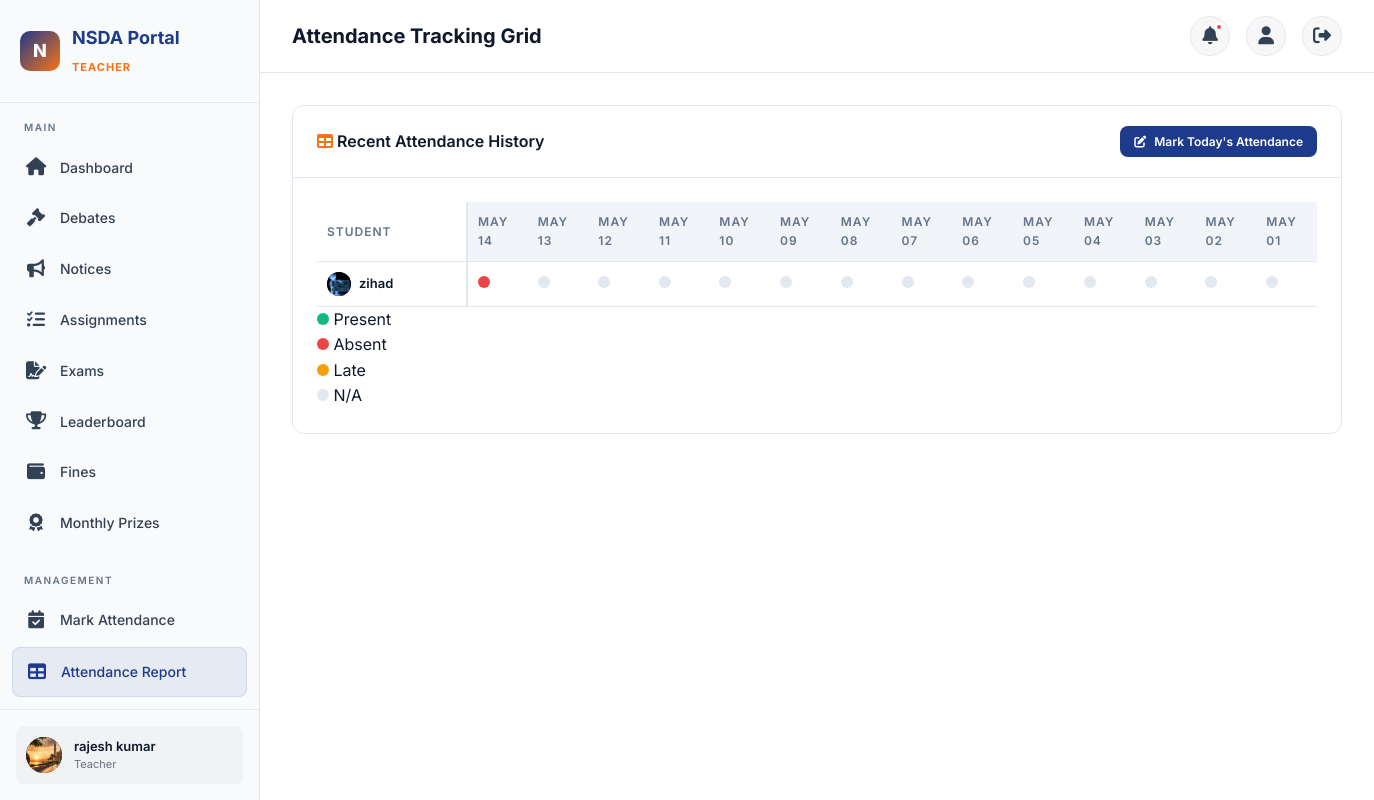
Page /attendance/report/ (signed in) on the committed database.
### accounts/models.py (models this page shows, shortened)
class User(AbstractUser):
    class Role(models.TextChoices):
        STUDENT = 'student', 'Student'
        CR = 'cr', 'Class Representative'
        TEACHER = 'teacher', 'Teacher'
        ADMIN = 'admin', 'Admin'
    role = models.CharField(
        max_length=10,
        choices=Role.choices,
        default=Role.STUDENT,
    )
    profile_picture = models.ImageField(
        upload_to='profiles/',
        blank=True,
        null=True,
    )
    phone = models.CharField(max_length=20, blank=True)
    bio = models.TextField(blank=True)
    grade_level = models.CharField(max_length=50, blank=True)
    school = models.CharField(max_length=200, blank=True)
    date_of_birth = models.DateField(blank=True, null=True)
    created_at = models.DateTimeField(auto_now_add=True)
    updated_at = models.DateTimeField(auto_now=True)
    @property
    def is_student(self):
        return self.role == self.Role.STUDENT
    @property
    def is_cr(self):
        return self.role == self.Role.CR
    @property
    def is_teacher(self):
        return self.role == self.Role.TEACHER
    @property
    def is_admin_user(self):
        return self.role == self.Role.ADMIN

### attendance/views.py (the view)
# urls.py: path('report/', views.AttendanceReportView.as_view(), name='report'),
class AttendanceReportView(TeacherOrAdminRequiredMixin, ListView):
    model = Attendance
    template_name = 'attendance/attendance_report.html'
    context_object_name = 'attendances'
    def get_context_data(self, **kwargs):
        ctx = super().get_context_data(**kwargs)
        ctx['students'] = User.objects.filter(role=User.Role.STUDENT).order_by('username')
        today = timezone.now().date()
        ctx['dates'] = [today - timedelta(days=i) for i in range(14)] # Showing last 14 days for brevity
        report_data = []
        for student in ctx['students']:
            student_attendance = []
            for date in ctx['dates']:
                att = Attendance.objects.filter(student=student, date=date).first()
                student_attendance.append({
                    'date': date,
                    'status': att.status if att else 'N/A'
                })
            report_data.append({
                'student': student,
                'data': student_attendance
            })
        ctx['report_data'] = report_data
        return ctx

### accounts/mixins.py (called while the page is built)
    def test_func(self):
        return self.request.user.role in ('teacher', 'admin')

### portal/context_processors.py (called while the page is built)
def notifications_processor(request):
    if request.user.is_authenticated:
        unread_count = Notification.objects.filter(
            user=request.user, is_read=False
        ).count()
        recent_notifications = Notification.objects.filter(
            user=request.user
        ).order_by('-created_at')[:5]
        return {
            'unread_notifications_count': unread_count,
            'recent_notifications': recent_notifications
        }
    return {'unread_notifications_count': 0, 'recent_notifications': []}

### templates/attendance/attendance_report.html (shortened to what this page needs)
{% extends "base.html" %}
{% block page_title %}Attendance Tracking Grid{% endblock %}
{% block content %}
<div class="card animate-fade-in">
    <div class="card-header flex-between">
        <h3><i class="fas fa-table" style="color:var(--accent);"></i> Recent Attendance History</h3>
        <a href="{% url 'attendance:mark' %}" class="btn btn-primary btn-sm">
            <i class="fas fa-edit"></i> Mark Today's Attendance
        </a>
    </div>
    <div class="card-body">
        <div class="table-container">
            <table class="report-table">
                <thead>
                    <tr>
                        <th class="sticky-col">Student</th>
                        {% for date in dates %}
                        <th class="text-center">{{ date|date:"M d" }}</th>
                        {% endfor %}
                    </tr>
                </thead>
                <tbody>
                    {% for row in report_data %}
                    <tr>
                        <td class="sticky-col">
                            <div style="display:flex; align-items:center; gap:8px;">
                                <div class="user-avatar" style="width:24px; height:24px; font-size:10px;">
                                    {% if row.student.profile_picture %}
                                        <img src="{{ row.student.profile_picture.url }}" alt="">
                                    {% else %}
                                        {{ row.student.username|first|upper }}
                                    {% endif %}
                                </div>
                                <span style="font-weight:600; font-size:13px;">{{ row.student.username }}</span>
                            </div>
                        </td>
                        {% for att in row.data %}
                        <td class="text-center">
                            {% if att.status == 'PRESENT' %}
                                <span class="dot present" title="{{ att.date }}: Present"></span>
                            {% elif att.status == 'ABSENT' %}
                                <span class="dot absent" title="{{ att.date }}: Absent"></span>
                            {% elif att.status == 'LATE' %}
                                <span class="dot late" title="{{ att.date }}: Late"></span>
                            {% else %}
                                <span class="dot empty" title="{{ att.date }}: No Record"></span>
                            {% endif %}
                        </td>
                        {% endfor %}
                    </tr>
                    {% endfor %}
                </tbody>
            </table>
        </div>
        <div class="legend mt-24">
            <div class="flex-center gap-12" style="justify-content: flex-start;">
                <div class="flex-center gap-4"><span class="dot present"></span> Present</div>
                <div class="flex-center gap-4"><span class="dot absent"></span> Absent</div>
                <div class="flex-center gap-4"><span class="dot late"></span> Late</div>
                <div class="flex-center gap-4"><span class="dot empty"></span> N/A</div>
            </div>
        </div>
    </div>
</div>
{% endblock %}

### templates/base.html (shortened to what this page needs)
{% load static %}
<!DOCTYPE html>
<html lang="en">
<head>
    <link rel="stylesheet" href="{% static 'css/style.css' %}">
    <link rel="stylesheet" href="https://cdnjs.cloudflare.com/ajax/libs/font-awesome/6.5.0/css/all.min.css">
</head>
<body>
<div class="app-wrapper">
    <aside class="sidebar" id="sidebar">
        <div class="sidebar-brand">
            <div class="logo">N</div>
            <div><h2>NSDA Portal</h2><small>{{ request.user.get_role_display|default:"Portal" }}</small></div>
        </div>
        <nav class="sidebar-nav">
            <div class="nav-section">
                <div class="nav-section-title">Main</div>
                <a href="{% url 'portal:dashboard' %}" class="nav-link"><span class="icon"><i class="fas fa-home"></i></span>Dashboard</a>
                <a href="{% url 'debates:list' %}" class="nav-link"><span class="icon"><i class="fas fa-gavel"></i></span>Debates</a>
                <a href="{% url 'portal:notice_list' %}" class="nav-link"><span class="icon"><i class="fas fa-bullhorn"></i></span>Notices</a>
                <a href="{% url 'portal:assignment_list' %}" class="nav-link"><span class="icon"><i class="fas fa-tasks"></i></span>Assignments</a>
                <a href="{% url 'exams:quiz_list' %}" class="nav-link"><span class="icon"><i class="fas fa-file-signature"></i></span>Exams</a>
                <a href="{% url 'portal:leaderboard' %}" class="nav-link"><span class="icon"><i class="fas fa-trophy"></i></span>Leaderboard</a>
                <a href="{% url 'finance:fine_list' %}" class="nav-link"><span class="icon"><i class="fas fa-wallet"></i></span>Fines</a>
                <a href="{% url 'attendance:prizes' %}" class="nav-link"><span class="icon"><i class="fas fa-award"></i></span>Monthly Prizes</a>
            </div>
            {% if request.user.is_teacher or request.user.is_admin_user or request.user.is_cr %}
            <div class="nav-section">
                <div class="nav-section-title">Management</div>
                {% if request.user.is_teacher or request.user.is_admin_user %}
                <a href="{% url 'attendance:mark' %}" class="nav-link"><span class="icon"><i class="fas fa-calendar-check"></i></span>Mark Attendance</a>
                <a href="{% url 'attendance:report' %}" class="nav-link"><span class="icon"><i class="fas fa-table"></i></span>Attendance Report</a>
                <a href="{% url 'accounts:student_create' %}" class="nav-link"><span class="icon"></span>Create Student</a>
                {% endif %}
            </div>
            {% endif %}
        </nav>
        <div class="sidebar-footer">
            <div class="user-card">
                <div class="user-avatar">
                    {% if request.user.profile_picture %}
                        <img src="{{ request.user.profile_picture.url }}" alt="avatar">
                    {% else %}
                        {{ request.user.first_name|first|default:request.user.username|first|upper }}
                    {% endif %}
                </div>
                <div class="user-info">
                    <div class="name">{{ request.user.get_full_name|default:request.user.username }}</div>
                    <div class="role">{{ request.user.get_role_display }}</div>
                </div>
            </div>
        </div>
    </aside>
    <main class="main-content">
        <header class="topbar">
            <div style="display:flex;align-items:center;gap:12px;">
                <h1>{% block page_title %}Dashboard{% endblock %}</h1>
            </div>
            <div class="topbar-actions">
                <div class="dropdown-wrapper">
                    <button class="btn-icon" id="notification-toggle">
                        <i class="fas fa-bell"></i>
                        {% if unread_notifications_count %}<span class="badge-dot"></span>{% endif %}
                    </button>
                </div>
                <a href="{% url 'accounts:profile' %}" class="btn-icon"><i class="fas fa-user"></i></a>
                <a href="{% url 'accounts:logout' %}" class="btn-icon"><i class="fas fa-sign-out-alt"></i></a>
            </div>
        </header>
        <div class="content-area">
            {% block content %}{% endblock %}
        </div>
    </main>
</div>
</body>
</html>

### templates/attendance/attendance_report.html (style rules this page uses)
.report-table th, .report-table td { min-width: 60px; padding: 10px; }
.sticky-col { position: sticky; left: 0; background: #fff; z-index: 5; min-width: 150px !important; border-right: 2px solid var(--border-color); }
.dot { display: inline-block; width: 12px; height: 12px; border-radius: 50%; }
.dot.present { background: var(--success); }
.dot.absent { background: var(--danger); }
.dot.late { background: var(--warning); }
.dot.empty { background: #e2e8f0; }

### rows in the picture
User: user.role "TEACHER", user.profile_picture (picture), user.get_full_name "rajesh kumar", user.role "Teacher"
User: student.profile_picture (picture), student.username "zihad"

### other values in the picture
{{ date|date:"M d" }} "MAY 14" "MAY 13" "MAY 12" "MAY 11" "MAY 10" "MAY 09" "MAY 08" "MAY 07" "MAY 06" "MAY 05" "MAY 04" "MAY 03" "MAY 02" "MAY 01"
